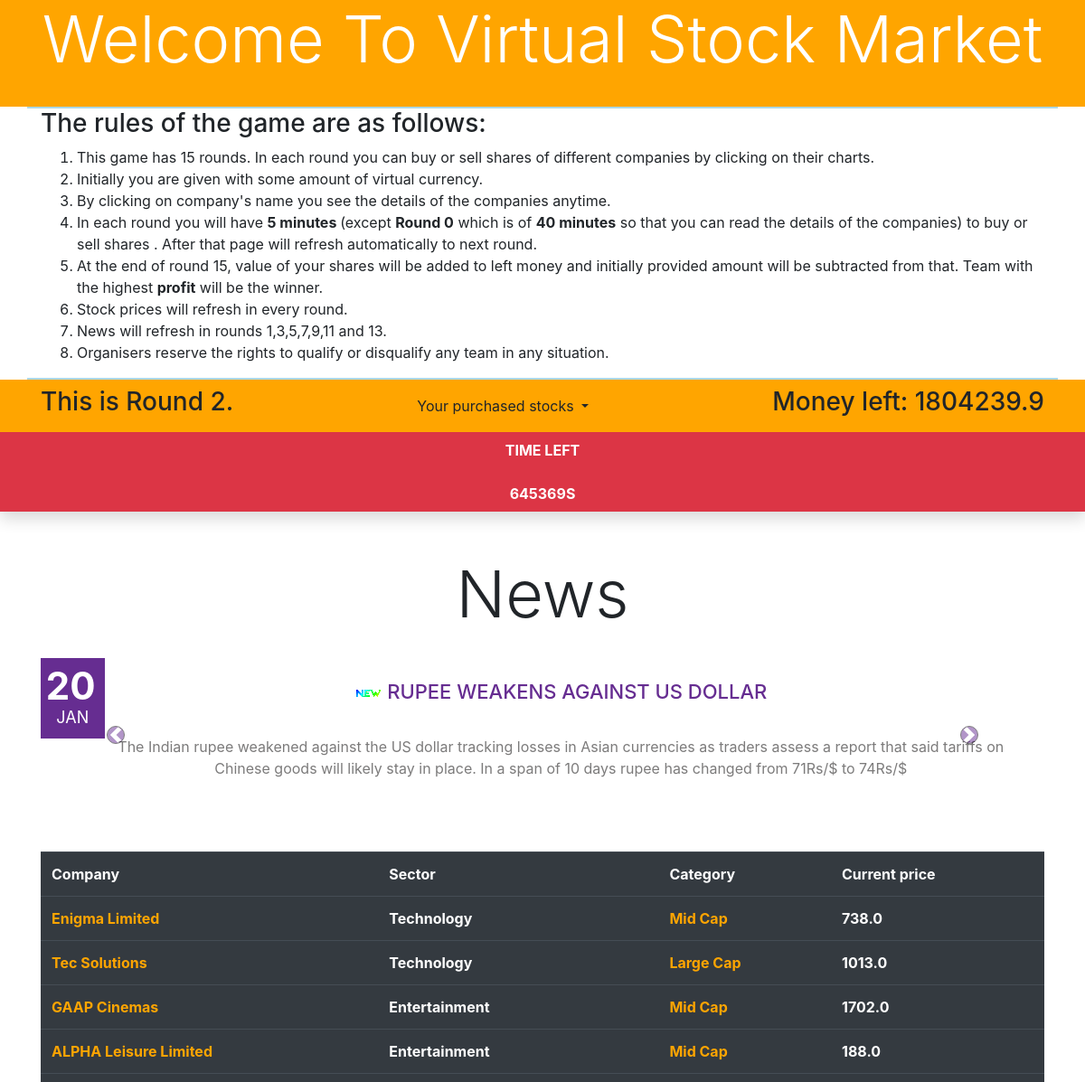
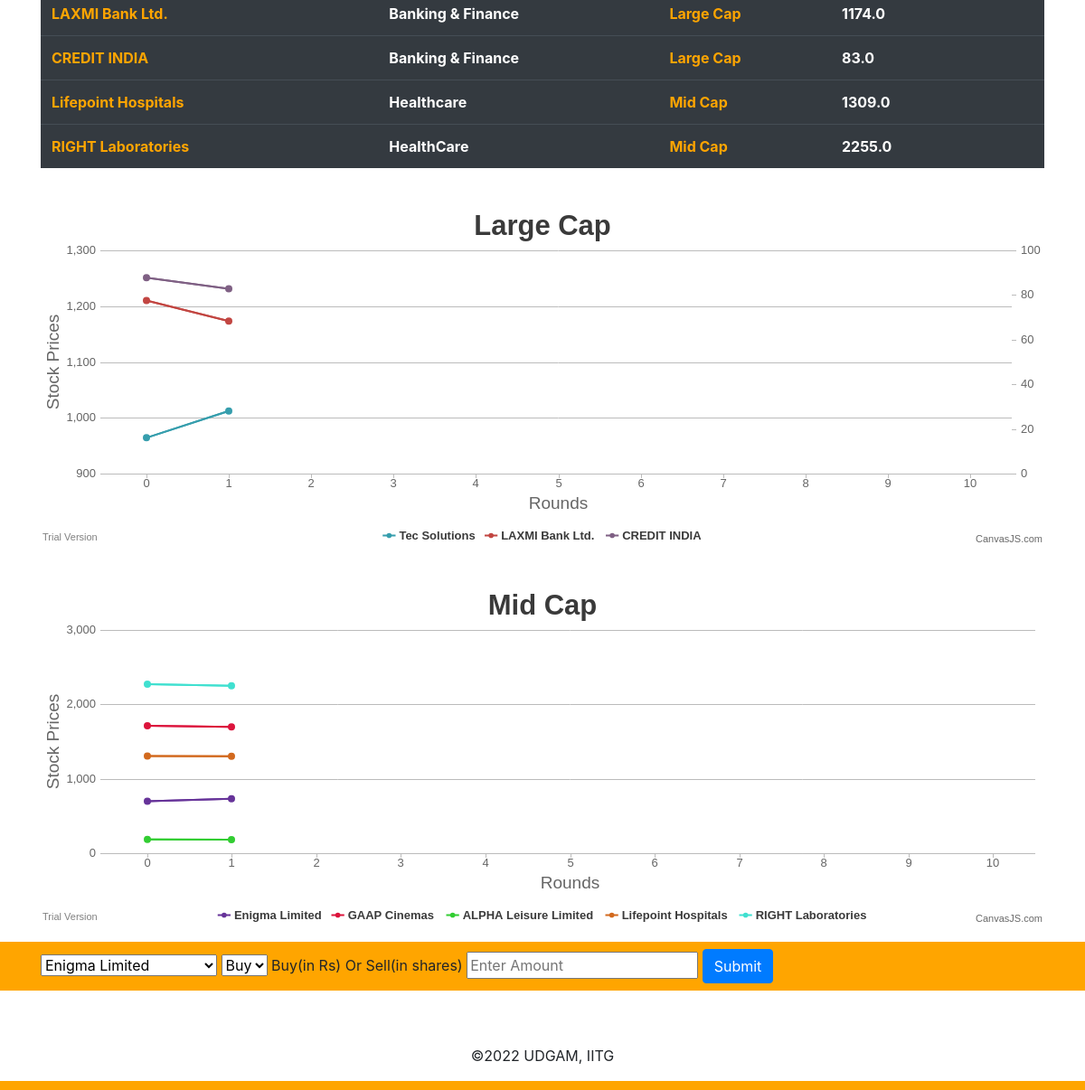
The app's page /site/round2/ (signed in) with its own data (2 pictures, top to bottom).
### login/models.py (models this page shows, shortened)
class Profile(models.Model):
	user = models.OneToOneField(User, on_delete=models.CASCADE)
	feedback = models.CharField(max_length=100, default="Not Submitted")
	money = models.FloatField(default=1000000)
	Enigma = models.FloatField(default=0)
	Tec = models.FloatField(default=0)
	GAAP = models.FloatField(default=0)
	ALPHA = models.FloatField(default=0)
	LAXMI = models.FloatField(default=0)
	Punjab = models.FloatField(default=0)
	Lifepoint = models.FloatField(default=0)
	RIGHT = models.FloatField(default=0)

class company(models.Model):
	company_name = models.CharField(max_length=50)
	sector = models.CharField(max_length=25, default="max cap")
	cat = models.CharField(max_length=25, default="tec")
	price0 = models.FloatField(default=0)
	price1 = models.FloatField(default=0)
	price2 = models.FloatField(default=0)
	price3 = models.FloatField(default=0)
	price4 = models.FloatField(default=0)
	price5 = models.FloatField(default=0)
	price6 = models.FloatField(default=0)
	price7 = models.FloatField(default=0)
	price8 = models.FloatField(default=0)
	price9 = models.FloatField(default=0)
	price10 = models.FloatField(default=0)
	price11 = models.FloatField(default=0)
	price12 = models.FloatField(default=0)
	price13 = models.FloatField(default=0)
	price14 = models.FloatField(default=0)

### login/views.py (the view, shortened to what this page needs)
# urls.py: path('round2/', views.round2, name='round2'),
@login_required
def round2(request):
	date = Date.objects.get(pk=3)
	user = request.user
	all_company = company.objects.all()
	return render(request, 'login/round2.html', {
			'user': user,
			'companys': all_company,
			'date': date,
			'tec0': (company.objects.get(pk=2)).price0,
			'tec1': (company.objects.get(pk=2)).price1,
			'tec2': (company.objects.get(pk=2)).price2,
			'tec3': (company.objects.get(pk=2)).price3,
			'tec4': (company.objects.get(pk=2)).price4,
			'tec5': (company.objects.get(pk=2)).price5,
			'tec6': (company.objects.get(pk=2)).price6,
			'tec7': (company.objects.get(pk=2)).price7,
			'tec8': (company.objects.get(pk=2)).price8,
			'tec9': (company.objects.get(pk=2)).price9,
			'tec10': (company.objects.get(pk=2)).price10,
			'en0': (company.objects.get(pk=1)).price0,
			'en1': (company.objects.get(pk=1)).price1,
			'en2': (company.objects.get(pk=1)).price2,
			'en3': (company.objects.get(pk=1)).price3,
			'en4': (company.objects.get(pk=1)).price4,
			'en5': (company.objects.get(pk=1)).price5,
			'en6': (company.objects.get(pk=1)).price6,
			'en7': (company.objects.get(pk=1)).price7,
			'en8': (company.objects.get(pk=1)).price8,
			'en9': (company.objects.get(pk=1)).price9,
			'en10': (company.objects.get(pk=1)).price10,
			'gaa0': (company.objects.get(pk=3)).price0,
			'gaa1': (company.objects.get(pk=3)).price1,
			'gaa2': (company.objects.get(pk=3)).price2,
			'gaa3': (company.objects.get(pk=3)).price3,
			'gaa4': (company.objects.get(pk=3)).price4,
			'gaa5': (company.objects.get(pk=3)).price5,
			'gaa6': (company.objects.get(pk=3)).price6,
			'gaa7': (company.objects.get(pk=3)).price7,
			'gaa8': (company.objects.get(pk=3)).price8,
			'gaa9': (company.objects.get(pk=3)).price9,
			'gaa10': (company.objects.get(pk=3)).price10,
			'alp0': (company.objects.get(pk=4)).price0,
			'alp1': (company.objects.get(pk=4)).price1,
			'alp2': (company.objects.get(pk=4)).price2,
			'alp3': (company.objects.get(pk=4)).price3,
			'alp4': (company.objects.get(pk=4)).price4,
			'alp5': (company.objects.get(pk=4)).price5,
			'alp6': (company.objects.get(pk=4)).price6,
			'alp7': (company.objects.get(pk=4)).price7,
			'alp8': (company.objects.get(pk=4)).price8,
			'alp9': (company.objects.get(pk=4)).price9,
			'alp10': (company.objects.get(pk=4)).price10,
			'lax0': (company.objects.get(pk=5)).price0,
			'lax1': (company.objects.get(pk=5)).price1,
			'lax2': (company.objects.get(pk=5)).price2,
			'lax3': (company.objects.get(pk=5)).price3,
			'lax4': (company.objects.get(pk=5)).price4,
			'lax5': (company.objects.get(pk=5)).price5,
			'lax6': (company.objects.get(pk=5)).price6,
			'lax7': (company.objects.get(pk=5)).price7,
			'lax8': (company.objects.get(pk=5)).price8,
			'lax9': (company.objects.get(pk=5)).price9,
			'lax10': (company.objects.get(pk=5)).price10,
			'pnb0': (company.objects.get(pk=6)).price0,
			'pnb1': (company.objects.get(pk=6)).price1,
			'pnb2': (company.objects.get(pk=6)).price2,
			'pnb3': (company.objects.get(pk=6)).price3,
			'pnb4': (company.objects.get(pk=6)).price4,
			'pnb5': (company.objects.get(pk=6)).price5,
			'pnb6': (company.objects.get(pk=6)).price6,
			'pnb7': (company.objects.get(pk=6)).price7,
			'pnb8': (company.objects.get(pk=6)).price8,
			'pnb9': (company.objects.get(pk=6)).price9,
			'pnb10': (company.objects.get(pk=6)).price10,
			'lif0': (company.objects.get(pk=7)).price0,
			'lif1': (company.objects.get(pk=7)).price1,
			'lif2': (company.objects.get(pk=7)).price2,
			'lif3': (company.objects.get(pk=7)).price3,
			'lif4': (company.objects.get(pk=7)).price4,
			'lif5': (company.objects.get(pk=7)).price5,
			'lif6': (company.objects.get(pk=7)).price6,
			'lif7': (company.objects.get(pk=7)).price7,
			'lif8': (company.objects.get(pk=7)).price8,
			'lif9': (company.objects.get(pk=7)).price9,
			'lif10': (company.objects.get(pk=7)).price10,
			'rig0': (company.objects.get(pk=8)).price0,
			'rig1': (company.objects.get(pk=8)).price1,
			'rig2': (company.objects.get(pk=8)).price2,
			'rig3': (company.objects.get(pk=8)).price3,
			'rig4': (company.objects.get(pk=8)).price4,
			'rig5': (company.objects.get(pk=8)).price5,
			'rig6': (company.objects.get(pk=8)).price6,
			'rig7': (company.objects.get(pk=8)).price7,
			'rig8': (company.objects.get(pk=8)).price8,
			'rig9': (company.objects.get(pk=8)).price9,
			'rig10': (company.objects.get(pk=8)).price10,
		 })

### login/templates/login/round2.html (shortened to what this page needs)
{% extends "login/base.html" %}
{% load static %}
{% block content %}
<nav id="header-nav" class="navbar navbar-default">
	<div class="container">
		<h3 class="align">This is Round 2.</h3>
		  <div class="dropdown">
    		<button class="btn btn-default dropdown-toggle" type="button" id="menu1" data-toggle="dropdown">Your purchased stocks
    			</button>
  		</div>
		<h3>Money left: {{ user.profile.money }}</h3>
	</div>
</nav>
<div class="navbar-fixed-top bg-danger shadow p-2 text-center mb-5 text-white ">
 	<div class="container-fluid">
    <p class="mb-0 font-weight-bold text-uppercase">Time Left</p>
    <div id="space" class="countdown pt-4"></div>
	</div>
</div>
<div class="container">
<h1 class="display-3 align">News</h1>
<div id="carouselExampleControls" class="carousel slide align" data-ride="carousel">
  <div class="carousel-inner">
    <div class="carousel-item active">
      <div class="slide">
        <div class="blogPost--small">
          <div class="media">
            <span class="align"><a href="#"><span class="date"><span>20</span> <small>Jan</small></span></a></span>
            <div class="media-body">
            <br>
            <h4 class="media-heading">
              <img src="{% static 'login/new.gif' %}" alt="">
              <a href="#">Rupee weakens against US Dollar</a>
            </h4>
            <br>
            <p>
              The Indian rupee weakened against the US dollar tracking losses in Asian currencies as traders assess a report that said tariffs on Chinese goods will likely stay in place. In a span of 10 days rupee has changed from 71Rs/$ to 74Rs/$
            </p>
            </div>
          </div>
        </div>
    </div>
    </div>
  </div>
  <a class="carousel-control-prev" href="#carouselExampleControls" role="button" data-slide="prev">
    <span class="carousel-control-prev-icon" aria-hidden="true"></span>
  </a>
  <a class="carousel-control-next" href="#carouselExampleControls" role="button" data-slide="next">
    <span class="carousel-control-next-icon" aria-hidden="true"></span>
  </a>
</div><br>
</div>
<div class="container">
  <table class="table table-dark">
    <tr>
      <th>Company</th>
      <th>Sector</th>
      <th>Category</th>
      <th>Current price</th>
    </tr>
    {% for company in companys %}
    <tr>
      <th><a href="{% url 'details' company.id %}" target="_blank">{{ company.company_name }}</a></th>
      <th>{{ company.sector }}</th>
      {% if company.cat == "Large Cap" %}
        <th><a href="#chartContainer">{{ company.cat }}</a></th>
      {% else %}
        <th><a href="#chartContainer1">{{ company.cat }}</a></th>
      {% endif %}
      <th>{{ company.price1 }}</th>
    </tr>
    {% endfor %}
  </table>
</div>
<div class="container">
  <div id="chartContainer" class="chart padding"></div>
  <div id="chartContainer1" class="chart padding"></div>
</div>
<nav id="header-nav" class="navbar navbar-default">
	<div class="container">
		<form action="{% url 'round2' %}" method="POST">
			<select name="company_id">
				{% for company in companys %}
					<option value="{{ company.id }}">{{ company.company_name }}</option>
				{% endfor %}
			</select>
			<select name="what">
				<option value="buy">Buy</option>
			</select>
			<label for="amount">Buy(in Rs) Or Sell(in shares) </label>
			<input type="number" name="amount" id="amount" placeholder="Enter Amount" step="0.01" min="0" required>
			<button type="submit" class="btn btn-primary">Submit</button>
		</form>
	</div>
</nav>
{% endblock content %}

### login/static/login/style.css (style rules this page uses)
html { scroll-behavior: smooth; }
#header-nav { background-color: orange; }
.align { text-align: center; }
.padding { padding-top: 30px; padding-bottom: 30px; }
a:link { color: orange; }
.countdown { text-transform: uppercase; font-weight: bold; }
table { border-collapse: collapse; width: 100%; }
td, th { text-align: left; padding: 8px; }
.chart { height: 370px; width: 100%; margin-bottom: 50px; }
.blogPost--small { color: #7c7b7b; margin: 20px 30px 40px 0; }
.blogPost--small a { color: #662d91; }
.blogPost--small .date, .blogPost--small .dateEl2 { display: block; text-align: center; padding: 10px; color: #fff; background: #662d91; }
.blogPost--small .date span, .blogPost--small .dateEl2 span { display: inline-block; font-size: 42px; line-height: 1; letter-spacing: 0em; text-indent: -0.1em; color: #fff; font-weight: bold; }
.blogPost--small .date small, .blogPost--small .dateEl2 small { display: block; font-size: 18px; text-transform: uppercase; color: #fff; }
.blogPost--small h4 { margin: 0 0 12px 0; font-size: 22px; text-transform: uppercase; }
.carousel-control-prev-icon, .carousel-control-next-icon { height: 20px; width: 20px; outline: black; background-color: #662d91; background-size: 100%, 100%; border-radius: 50%; border: 1px solid black; }

### records on screen
company: company_name "Enigma Limited", sector "Technology", cat "Mid Cap", price1 "738.0"
company: company_name "Tec Solutions", sector "Technology", cat "Large Cap", price1 "1013.0"
company: company_name "GAAP Cinemas", sector "Entertainment", cat "Mid Cap", price1 "1702.0"
company: company_name "ALPHA Leisure Limited", sector "Entertainment", cat "Mid Cap", price1 "188.0"
company: company_name "LAXMI Bank Ltd.", sector "Banking & Finance", cat "Large Cap", price1 "1174.0"
company: company_name "CREDIT INDIA", sector "Banking & Finance", cat "Large Cap", price1 "83.0"
company: company_name "Lifepoint Hospitals", sector "Healthcare", cat "Mid Cap", price1 "1309.0"
company: company_name "RIGHT Laboratories", sector "HealthCare", cat "Mid Cap", price1 "2255.0"

### other values on screen
{{ user.profile.money }} "1804239.9"
form field company_id "Enigma Limited"
